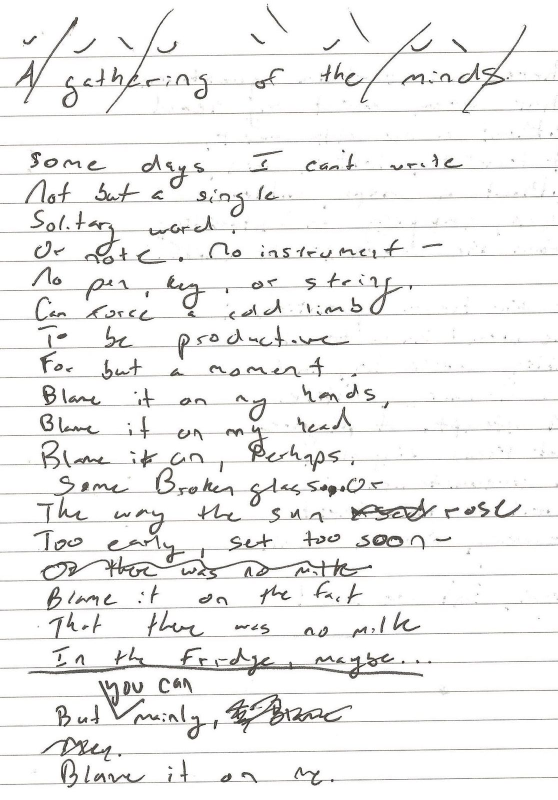
#> input picture site/img/p/diary11.jpg, 1115 x 1600 px (shown at 1/2 size)
$ python -i image_tiers.py   (imports and definitions only)
#> lines starting #> are read from the running program, lines starting #| are printed output that depends on the picture
#!/usr/bin/env python3
"""Deterministic image tiers for 4444J99/journal-handwritten-web #25.

Implements the faithful (deterministic) half of the three-tier pipeline the
issue proposes: a checksummed master, a cleaned tier, and a display tier.
Only the cleaned tier is built here; the display tier needs an AI
super-resolution model (Real-ESRGAN / SwinIR weights), which is not
provisioned in this environment, so display entries stay "pending" and the
tier-separation check enforces that no super-resolved output can land in
master or cleaned. HTR (Transkribus / TrOCR) is likewise not run here: it
needs the author's Transkribus account or TrOCR model weights.

Cleanup (all deterministic, parameters recorded in the per-page recipe):
deskew (projection-profile search on a downscaled copy), lighting
flattening by division against an estimated background (which also
suppresses faint show-through), percentile contrast stretch, median
denoise, unsharp mask. The master is only ever read, never written;
the tool refuses an output path equal to the master path.

JHW #48 (2026-11-27) adds the crop tier: `crop` measures every p/ master
for its paper box (two-pass border-darkness measurement; the exchange doc's
"black bars" exist on only diary25/diary25a, and j.json already records
their box in each page's `c`), then derives one 4:5 cover per page from the
opening block's j.json line boxes (kit.py render_line rule: opening-block
crop contained on a 1080x1350 paper canvas, upper third; pages with no line
boxes fall back to the whole paper box, kit.py render_page rule) and writes
it to site/img/crop/<page>.jpg, recorded in images-crops.json. The crop
tier is a separate manifest from images-manifest.json so the #25 trial
entries keep their own verifier; tools/check.py verifies the crops manifest
with the standard library alone.

    python3 tools/image_tiers.py measure site/img/p/diary55a.jpg
    python3 tools/image_tiers.py clean site/img/p/diary55a.jpg images/cleaned/diary55a.jpg
    python3 tools/image_tiers.py trial [--out-dir images/cleaned]
    python3 tools/image_tiers.py verify-manifest [images-manifest.json]
    python3 tools/image_tiers.py crop [--out-dir site/img/crop]
    python3 tools/image_tiers.py verify-crops

Requires Pillow, numpy, scipy (local tooling only; tools/check.py verifies
the manifest with the standard library alone, so CI needs no new deps).
"""
import argparse
import hashlib
import json
import sys
from pathlib import Path

import numpy as np
from PIL import Image
from scipy import ndimage

ROOT = Path(__file__).resolve().parent.parent
MANIFEST = ROOT / "images-manifest.json"
CROPS_MANIFEST = ROOT / "images-crops.json"
TOOL_VERSION = "2"  # v2 (JHW #48) adds the crop subcommand; v1 built the cleaned tier

# Crop tier (JHW #48). Values mirror production/kit/kit.py (W4/H4, MARGIN,
# PAPER_RGB, JPEG_QUALITY) so the per-page cover rule is the kit's
# render_line/render_page rule, not a second geometry. The kit pastes its
# cards with a shadow; the crop tier does not — the cover is a plain
# derivative the reader/template loads in place of a CSS crop, and a shadow
# would be baked into the image rather than chosen by the surface.
COVER_W, COVER_H = 1080, 1350
COVER_MARGIN = 72
COVER_PAD = (0.030, 0.020)  # kit.py render_line pad on the selection box
COVER_TOP_FRAC = 0.20  # kit.py render_line: cover sits in the upper third
PAPER_RGB = (247, 245, 239)
CROP_DIR = "site/img/crop"
# Paper-box measurement: a border is a "black bar" only when its rows/columns
# are almost entirely dark (value < 60). A paper row/column is mostly bright
# even with ink. Two passes because a vertical dark band (diary25: the dark
# surface left of the paper) defeats row-wise detection on its own.
CROP_DARK = 60
CROP_PAPER_FRAC = 0.5
CROP_SMALL_MAX = 500

# Trial pages, chosen 2026-11-24 from measured stats on the p/ tier
# (full page scans, 1086-1463 px wide): clean = high Laplacian variance +
# high contrast; hard = faint ink (low std, low Laplacian variance).
# See docs/image-tiers-trial.md for the numbers.
TRIAL_PAGES = {
    "diary55a": "clean",
    "diary56": "clean",
    "diary20": "clean",
    "diary23": "hard",
    "diary29": "hard",
    "diary32": "hard",
}

PARAMS = {
    "color_mode": "RGB",
    "deskew_search_deg": [-3.0, 3.0],
    "deskew_step_deg": 0.25,
    "deskew_min_deg": 0.25,
    "deskew_small_max_dim": 500,
    "background": {"method": "percentile-90", "small_max_dim": 400, "filter_size": 15},
    "contrast": {"method": "percentile-stretch", "lo": 1, "hi": 99},
    "denoise": {"method": "median", "size": 3},
    "sharpen": {"method": "unsharp", "amount": 0.5, "sigma": 2.0},
    "jpeg_quality": 92,
}


# [6 lines left out: function sha256, not called in this run]


def gray_stats(gray: np.ndarray) -> dict:
    """Measurement stats on a grayscale float array (0-255)."""
    lap = ndimage.laplace(gray)
    return {
        "mean": round(float(gray.mean()), 1),
        "std": round(float(gray.std()), 1),
        "lap_var": round(float(lap.var()), 1),
        "dark_frac": round(float((gray < 128).mean()), 4),
    }


def luminance(rgb: np.ndarray) -> np.ndarray:
    return 0.299 * rgb[:, :, 0] + 0.587 * rgb[:, :, 1] + 0.114 * rgb[:, :, 2]


def downscale(arr: np.ndarray, max_dim: int) -> np.ndarray:
    h, w = arr.shape[:2]
    s = min(1.0, max_dim / max(h, w))
    if s >= 1.0:
        return arr
    nh, nw = max(1, int(h * s)), max(1, int(w * s))
    return np.asarray(
        Image.fromarray(arr.astype(np.uint8)).resize((nw, nh), Image.LANCZOS)
    ).astype(np.float32)


def estimate_skew(gray: np.ndarray) -> float:
    """Best deskew angle by projection-profile variance on a small copy."""
    small = downscale(gray, PARAMS["deskew_small_max_dim"])
    ink = (small < 200).astype(np.float32)
    lo, hi, step = PARAMS["deskew_search_deg"][0], PARAMS["deskew_search_deg"][1], PARAMS["deskew_step_deg"]
    best_angle, best_score = 0.0, -1.0
    angle = lo
    while angle <= hi + 1e-9:
        rot = ndimage.rotate(ink, angle, reshape=False, order=0, mode="constant", cval=0.0)
        score = float(rot.sum(axis=1).var())
        if score > best_score:
            best_score, best_angle = score, angle
        angle += step
    return round(best_angle, 2)


def estimate_background(gray: np.ndarray) -> np.ndarray:
    """Paper background estimated on a small copy, upscaled to full size."""
    small = downscale(gray, PARAMS["background"]["small_max_dim"])
    bg_small = ndimage.percentile_filter(small, 90, size=PARAMS["background"]["filter_size"], mode="nearest")
    zoom = (gray.shape[0] / bg_small.shape[0], gray.shape[1] / bg_small.shape[1])
    bg = ndimage.zoom(bg_small, zoom, order=1)
    bg = bg[: gray.shape[0], : gray.shape[1]]
    if bg.shape != gray.shape:  # rounding guard
        bg = np.asarray(Image.fromarray(bg.astype(np.uint8)).resize((gray.shape[1], gray.shape[0]), Image.BILINEAR)).astype(np.float32)
    return np.clip(bg, 1.0, None)


def clean_array(rgb: np.ndarray) -> tuple[np.ndarray, dict]:
    """Run the deterministic cleanup; returns (cleaned RGB float array, measurements)."""
    before = gray_stats(luminance(rgb))
    gray = luminance(rgb)
    angle = estimate_skew(gray)
    applied_angle = 0.0
    work = rgb
    if abs(angle) >= PARAMS["deskew_min_deg"]:
        # ndimage.rotate rotates the (H, W) plane of each channel; reshape=False keeps size.
        work = ndimage.rotate(work, angle, axes=(0, 1), reshape=False, order=1, mode="nearest")
        applied_angle = angle
    flat_gray = luminance(work)
    bg = estimate_background(flat_gray)
    scale = float(np.clip(bg, 1, None).mean())
    work = np.clip(work / bg[:, :, None] * scale, 0, 255)
    lo, hi = np.percentile(work, [PARAMS["contrast"]["lo"], PARAMS["contrast"]["hi"]])
    if hi > lo:
        work = np.clip((work - lo) * 255.0 / (hi - lo), 0, 255)
    work = ndimage.median_filter(work, size=(3, 3, 1), mode="nearest")
    blur = ndimage.gaussian_filter(work, sigma=(PARAMS["sharpen"]["sigma"], PARAMS["sharpen"]["sigma"], 0))
    work = np.clip(work + PARAMS["sharpen"]["amount"] * (work - blur), 0, 255)
    after = gray_stats(luminance(work))
    measurements = {
        "before": before,
        "after": after,
        "deskew_deg": applied_angle,
        "deskew_estimated_deg": angle,
        "contrast_percentiles": [round(float(lo), 1), round(float(hi), 1)],
        "background_mean": round(scale, 1),
    }
    return work, measurements


# [140 lines left out: functions clean_file, manifest_entry, load_manifest, _edge_inset, paper_box, opening_block_box and 1 more, not called in this run]


def _intersect(a, b):
    return [max(a[0], b[0]), max(a[1], b[1]), min(a[2], b[2]), min(a[3], b[3])]


def _fit_contain_size(w, h, max_w, max_h):
    s = min(max_w / w, max_h / h)
    return max(1, round(w * s)), max(1, round(h * s))


# [192 lines left out: functions cover_image, crops_manifest_entry, load_crops_manifest, cmd_crop, cmd_verify_crops, cmd_measure and 4 more, not called in this run]


# [2 lines not run here, left out]

>>> import cv2
>>> picture = cv2.imread('../site/img/p/diary11.jpg')
#> picture is the input picture: shape (1600, 1115, 3); mean B, G, R 240.6, 241.2, 241.5
>>> result = clean_array(picture)
#> in gray_stats, `lap = ndimage.laplace(gray)`:
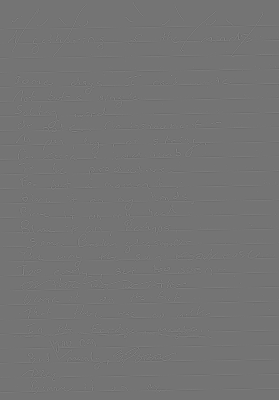
#> lap: shape (1600, 1115) float64 (shown at 1/4 size); min -521.9, max 622.1, mean 0; drawn with min black and max white
#> in clean_array, `before = gray_stats(luminance(rgb))`: before = {'mean': 241, 'std': 41.2, 'lap_var': 2028.5, 'dark_frac': 0.0519}
#> in estimate_skew, `ink = (small < 200).astype(np.float32)`:
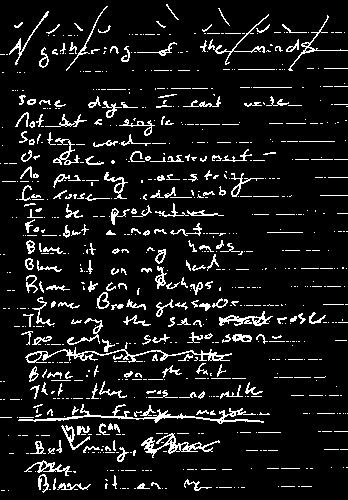
#> ink: shape (500, 348) float32; values 0 (black) and 1 (white), 9.1% white in thin lines or dots
#> the loop in estimate_skew, `while angle <= hi + 1e-9:` made 25 passes
#> (score, best_score, best_angle) on passes 1 to 8: (316.7, 316.7, -3), (345, 345, -2.75), (388.6, 388.6, -2.5), (428.9, 428.9, -2.25), (470.2, 470.2, -2), (533.5, 533.5, -1.75), (617.6, 617.6, -1.5), (720.7, 720.7, -1.25)
#> pass 1, in estimate_skew, `rot = ndimage.rotate(ink, angle, reshape=False, order=0, mode="constan..`:
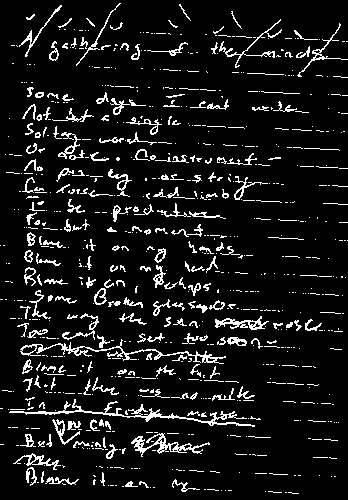
#> rot: shape (500, 348) float32; values 0 (black) and 1 (white), 9.1% white in thin lines or dots
#> pass 3, in estimate_skew, `rot = ndimage.rotate(ink, angle, reshape=False, order=0, mode="constan..`:
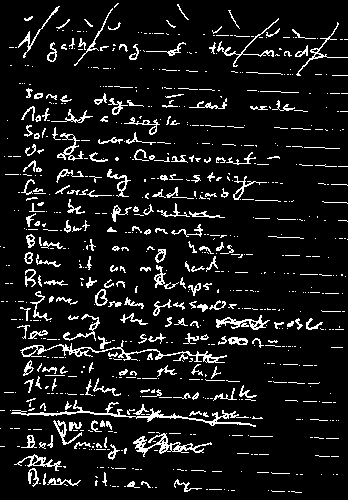
#> rot: shape (500, 348) float32; values 0 (black) and 1 (white), 9.1% white in thin lines or dots
#> after the loop in estimate_skew, `while angle <= hi + 1e-9:`: angle = 3.25; best_angle = -0.75; best_score = 1246.1
#> in clean_array, `angle = estimate_skew(gray)`: angle = -0.75
#> in clean_array, `work = ndimage.rotate(work, angle, axes=(0, 1), reshape=False, order=1..`:
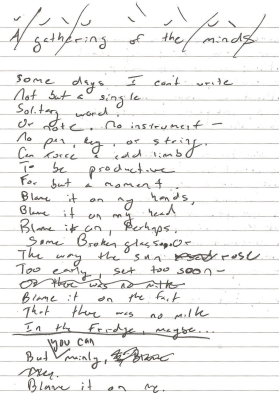
#> work: shape (1600, 1115, 3) (shown at 1/4 size); mean B, G, R 240.6, 241.2, 241.5
#> call 2 of downscale, with max_dim = 400
#> in downscale (call 2), `return np.asarray( Image.fromarray(arr.astype(np.uint8)).resize((nw, n..`:
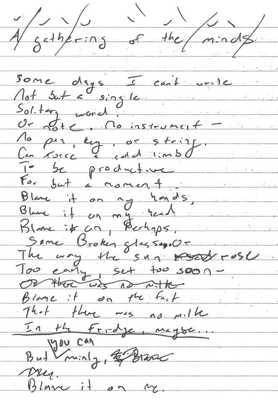
#> returned value: shape (400, 278) float32; min 41, max 255, mean 240.4
#> in clean_array, `scale = float(np.clip(bg, 1, None).mean())`: scale = 255
#> in clean_array, `lo, hi = np.percentile(work, [PARAMS["contrast"]["lo"], PARAMS["contra..`: lo = 71; hi = 255
#> in clean_array, `blur = ndimage.gaussian_filter(work, sigma=(PARAMS["sharpen"]["sigma"]..`:
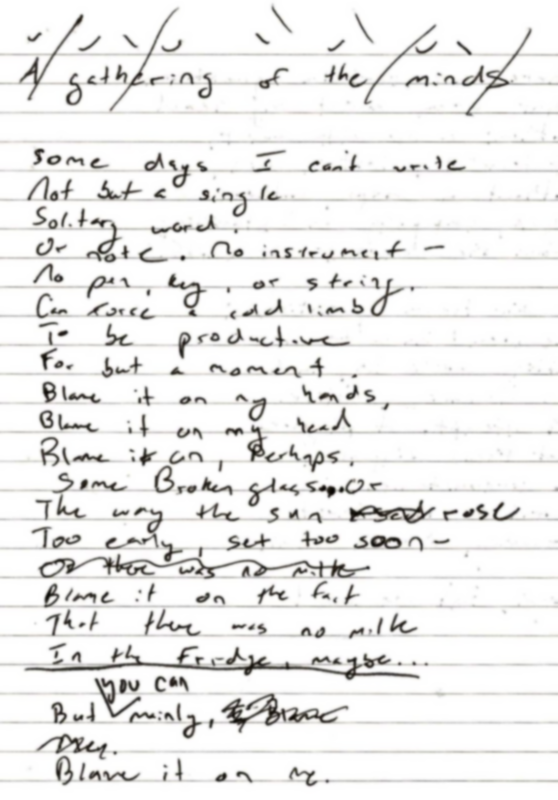
#> blur: shape (1600, 1115, 3) float32 (shown at 1/2 size); mean B, G, R 237.2, 238.1, 238.5
#> in clean_array, `after = gray_stats(luminance(work))`: after = {'mean': 236.6, 'std': 56.4, 'lap_var': 2434.4, 'dark_frac': 0.0642}

$ run again, on site/img/p/diary21a.jpg
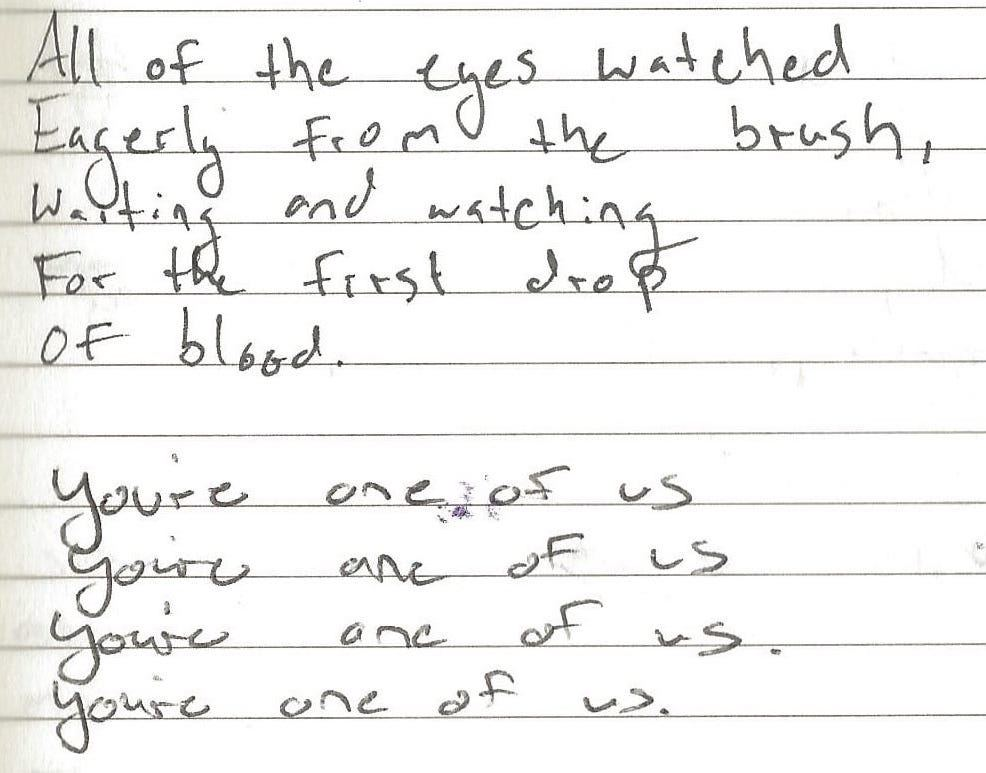
#> input picture site/img/p/diary21a.jpg, 986 x 773 px
#> picture is the input picture: shape (773, 986, 3); mean B, G, R 240.6, 241.8, 242.1
#> before = {'mean': 241.5, 'std': 36.5, 'lap_var': 1488.3, 'dark_frac': 0.0437}
#> in estimate_skew, `ink = (small < 200).astype(np.float32)`:
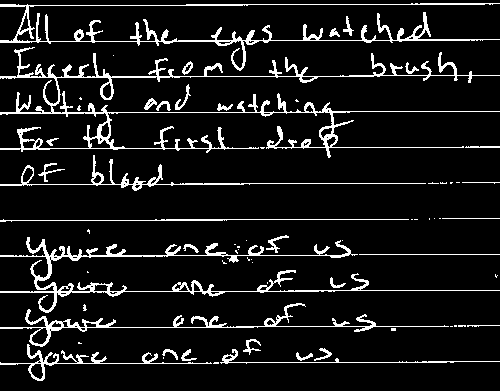
#> ink: shape (391, 500) float32; values 0 (black) and 1 (white), 9.3% white in thin lines or dots
#> the loop in estimate_skew, `while angle <= hi + 1e-9:` made 25 passes
#> (score, best_score, best_angle) on passes 1 to 8: (734, 734, -3), (834, 834, -2.75), (949.4, 949.4, -2.5), (1066, 1066, -2.25), (1205.4, 1205.4, -2), (1345.8, 1345.8, -1.75), (1543.6, 1543.6, -1.5), (1770.4, 1770.4, -1.25)
#> after the loop in estimate_skew, `while angle <= hi + 1e-9:`: angle = 3.25; best_angle = -0.25; best_score = 6014.6
#> in clean_array, `angle = estimate_skew(gray)`: angle = -0.25
#> scale = 254
#> lo = 92.63; hi = 254.7
#> in gray_stats (call 2), `lap = ndimage.laplace(gray)`:
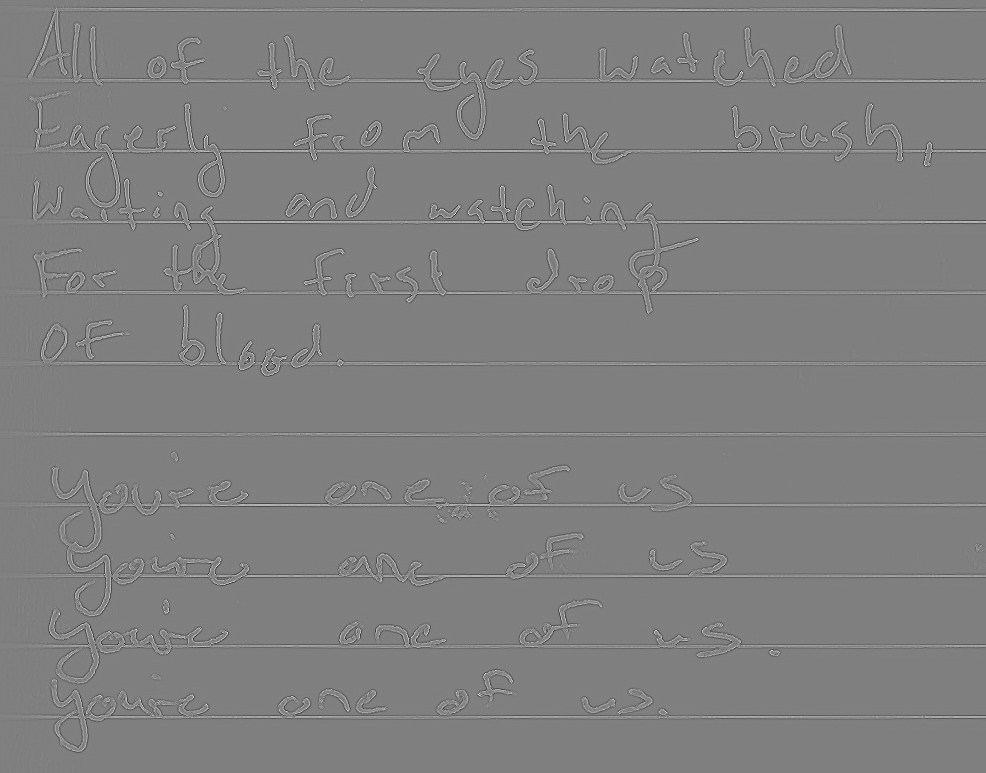
#> lap: shape (773, 986) float32; min -572.4, max 568.5, mean 0; drawn with min black and max white
#> after = {'mean': 235.1, 'std': 55.6, 'lap_var': 2191.6, 'dark_frac': 0.0687}

$ run again, on site/img/p/diary23a.jpg
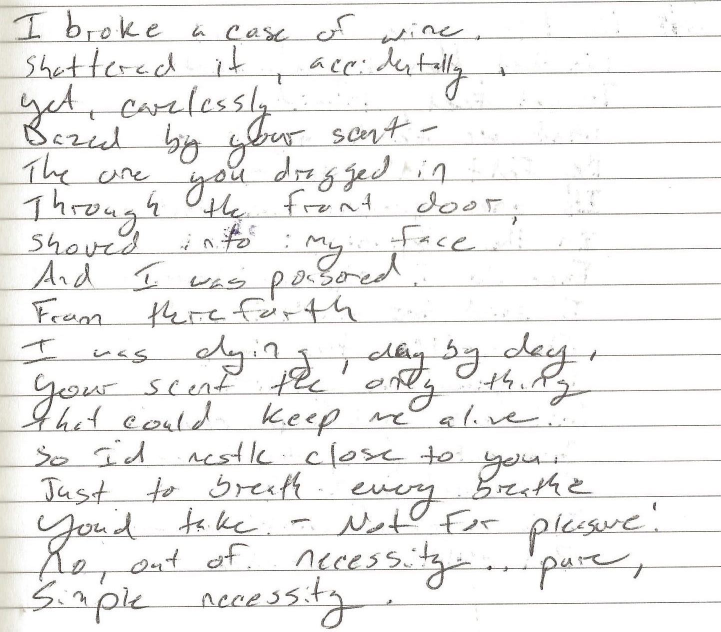
#> input picture site/img/p/diary23a.jpg, 1441 x 1263 px (shown at 1/2 size)
#> picture is the input picture: shape (1263, 1441, 3); mean B, G, R 240.4, 241.2, 241.7
#> before = {'mean': 241, 'std': 37.7, 'lap_var': 2061.2, 'dark_frac': 0.0471}
#> in estimate_skew, `ink = (small < 200).astype(np.float32)`:
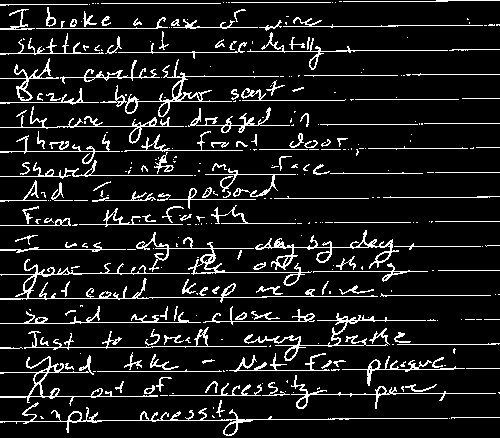
#> ink: shape (438, 500) float32; values 0 (black) and 1 (white), 10.5% white in thin lines or dots
#> the loop in estimate_skew, `while angle <= hi + 1e-9:` made 25 passes
#> (score, best_score, best_angle) on passes 1 to 8: (316.6, 316.6, -3), (358.8, 358.8, -2.75), (425.6, 425.6, -2.5), (519.8, 519.8, -2.25), (637.2, 637.2, -2), (781.8, 781.8, -1.75), (984.9, 984.9, -1.5), (1272.9, 1272.9, -1.25)
#> after the loop in estimate_skew, `while angle <= hi + 1e-9:`: angle = 3.25; best_angle = -0.5; best_score = 6142.8
#> in clean_array, `angle = estimate_skew(gray)`: angle = -0.5
#> scale = 254.5
#> lo = 89.83; hi = 254.5
#> in gray_stats (call 2), `lap = ndimage.laplace(gray)`:
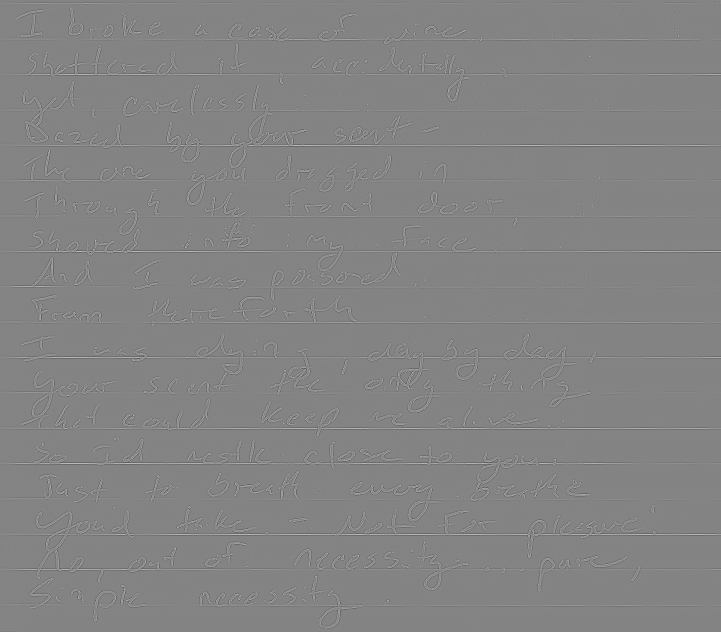
#> lap: shape (1263, 1441) float32 (shown at 1/2 size); min -623.3, max 581, mean 0; drawn with min black and max white
#> after = {'mean': 235, 'std': 56.6, 'lap_var': 2785.9, 'dark_frac': 0.0737}
